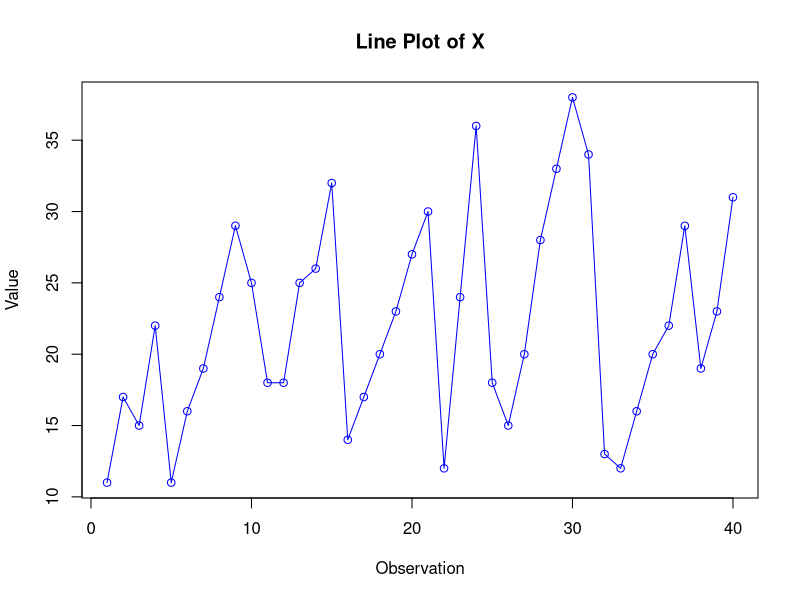
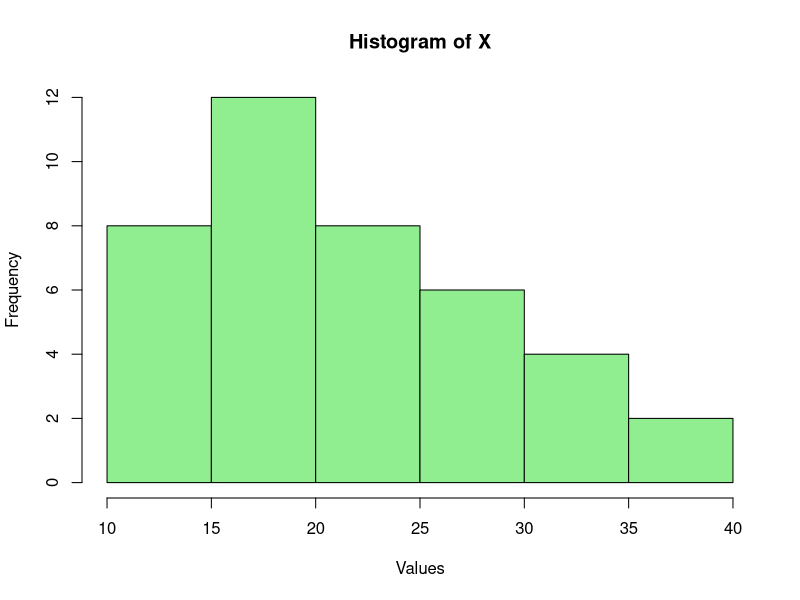
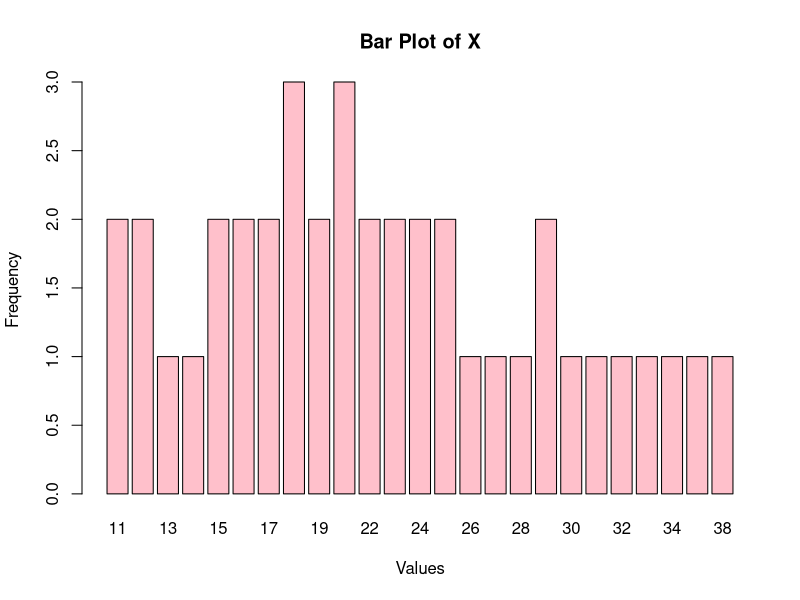
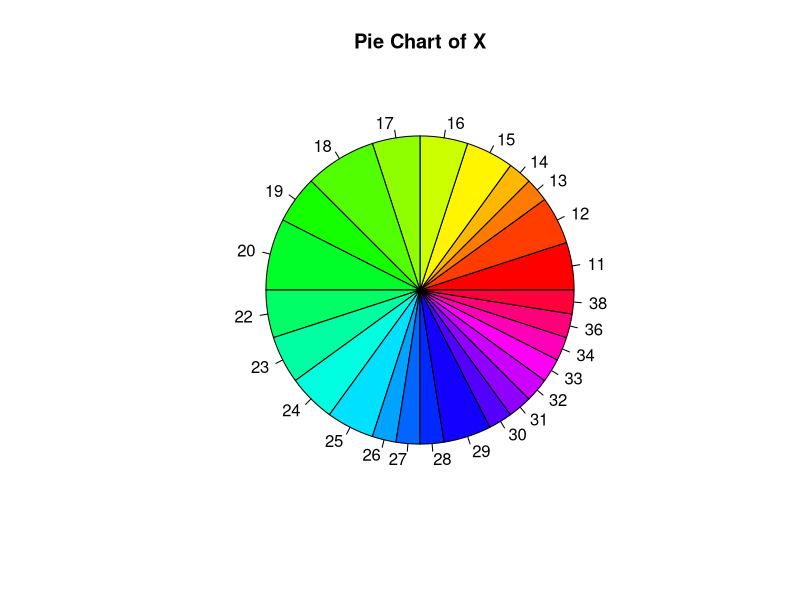

Reproduce these figures in R, in order.
#Question 2(a)
X <- c(
  11,17,15,22,11,16,19,24,29,25,
  18,18,25,26,32,14,17,20,23,27,
  30,12,24,36,18,15,20,28,33,38,
  34,13,12,16,20,22,29,19,23,31
)

X

#Question 2(b) Find AM, GM, HM, Median, Mode
#Arithmetic Mean
mean(X)

#Geometric Mean
library(psych)
geometric.mean(X)

#Harmonic Mean
harmonic.mean(X)

#Median
median(X)

#Mode
Mode <- function(x){
  ux <- unique(x)
  ux[which.max(tabulate(match(x, ux)))]
}

Mode(X)

#Question 2(c)
breaks <- seq(min(X), max(X), by=5)

freq_table <- table(cut(X, breaks))

freq_table

#Question 2(d)
#Line Plot
plot(X,
     type="o",
     col="blue",
     main="Line Plot of X",
     xlab="Observation",
     ylab="Value")

#Histogram
hist(X,
     col="lightgreen",
     main="Histogram of X",
     xlab="Values")

#Bar Plot
barplot(table(X),
        col="pink",
        main="Bar Plot of X",
        xlab="Values",
        ylab="Frequency")

#Pie Chart
pie(table(X),
    main="Pie Chart of X",
    col=rainbow(length(unique(X))))
